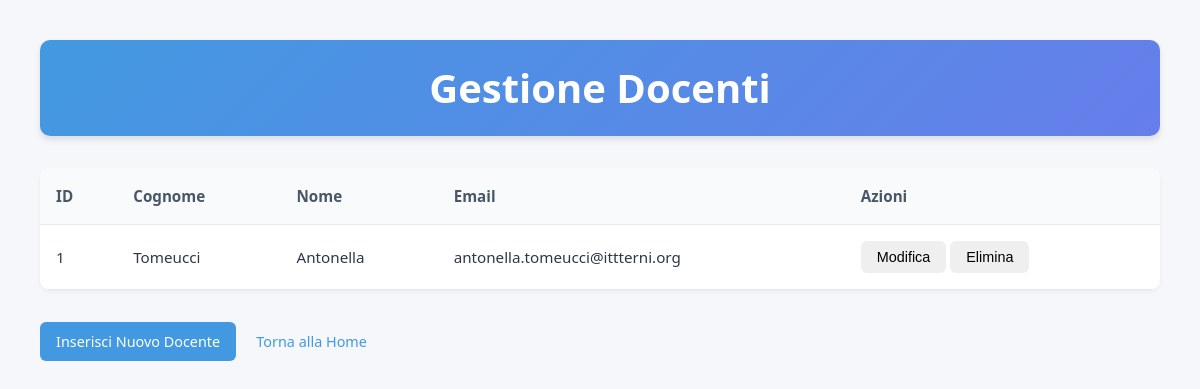
/tabelle_gestione/gestione_docenti.php, run on the app's committed database.
### tables this page shows
CREATE TABLE IF NOT EXISTS `docentireferenti` (
  `idDocente` int(2) NOT NULL AUTO_INCREMENT,
  `cognome` varchar(30) NOT NULL,
  `nome` varchar(30) NOT NULL,
  `email` varchar(60) NOT NULL,
  PRIMARY KEY (`idDocente`)
);

### tabelle_gestione/gestione_docenti.php (the view, shortened to what this page needs)
<?php
include("../auth.php");
try {
    $stmt = $pdo->query("SELECT * FROM docentireferenti ORDER BY cognome, nome");
    $docenti = $stmt->fetchAll();
} catch (PDOException $e) {
    $error = "Errore nel recupero dei dati: " . $e->getMessage();
}
?>
<!DOCTYPE html>
<html lang="it">
<head>
    <link rel="stylesheet" href="../css/style.css">
</head>
<body>
    <div class="container">
        <h1>Gestione Docenti</h1>
        <div class="table-container">
            <table>
                <thead>
                    <tr>
                        <th>ID</th>
                        <th>Cognome</th>
                        <th>Nome</th>
                        <th>Email</th>
                        <th>Azioni</th>
                    </tr>
                </thead>
                <tbody id="docentiTableBody">
                    <?php if (isset($docenti) && !empty($docenti)): ?>
                        <?php foreach ($docenti as $docente): ?>
                            <tr data-id="<?php echo htmlspecialchars($docente['idDocente']); ?>">
                                <td><?php echo htmlspecialchars($docente['idDocente']); ?></td>
                                <td><?php echo htmlspecialchars($docente['cognome']); ?></td>
                                <td><?php echo htmlspecialchars($docente['nome']); ?></td>
                                <td><?php echo htmlspecialchars($docente['email']); ?></td>
                                <td>
                                    <button onclick="openEditModal(<?php echo htmlspecialchars(json_encode($docente)); ?>)" class="btn btn-edit">Modifica</button>
                                    <button onclick="openDeleteModal(<?php echo $docente['idDocente']; ?>, '<?php echo htmlspecialchars($docente['cognome'] . ' ' . $docente['nome']); ?>')" class="btn btn-delete">Elimina</button>
                                </td>
                            </tr>
                        <?php endforeach; ?>
                    <?php else: ?>
                        <tr>
                            <td colspan="5">Nessun docente trovato</td>
                        </tr>
                    <?php endif; ?>
                </tbody>
            </table>
        </div>
        <div class="button-container">
            <a href="../tabelle_inserisci/inserisci_docenti.php" class="btn btn-primary">Inserisci Nuovo Docente</a>
            <a href="../index.php" class="btn btn-secondary">Torna alla Home</a>
        </div>
    </div>
</body>
</html>

### css/style.css (style rules this page uses)
* { margin: 0; padding: 0; box-sizing: border-box; }
body { font-family: 'Segoe UI', Tahoma, Geneva, Verdana, sans-serif; line-height: 1.6; background-color: #f5f7fa; color: #2d3748; padding: 20px; }
h1 { color: #2d3748; font-size: 2.5rem; margin-bottom: 1.5rem; text-align: center; padding: 1rem; background: linear-gradient(135deg, #4299e1, #667eea); color: white; border-radius: 10px; box-shadow: 0 4px 6px rgba(0, 0, 0, 0.1); }
a { text-decoration: none; color: #4299e1; font-weight: 500; padding: 8px 12px; border-radius: 6px; transition: all 0.2s ease; display: inline-block; }
@media (min-width: 768px) { body { max-width: 1200px; margin: 0 auto; padding: 40px; } }
.table-container { background: white; border-radius: 10px; box-shadow: 0 2px 4px rgba(0, 0, 0, 0.05); margin: 2rem 0; overflow-x: auto; }
table { width: 100%; border-collapse: collapse; font-size: 0.95rem; }
th, td { padding: 1rem; text-align: left; border-bottom: 1px solid #e2e8f0; }
th { background-color: #f8fafc; font-weight: 600; color: #4a5568; }
.btn { padding: 0.5rem 1rem; border-radius: 6px; font-weight: 500; text-decoration: none; transition: all 0.2s ease; cursor: pointer; border: none; font-size: 0.9rem; }
.btn-primary { background-color: #4299e1; color: white; }

### data on the page
docentireferenti: idDocente "1", cognome "Tomeucci", nome "Antonella", email "antonella.tomeucci@ittterni.org"
